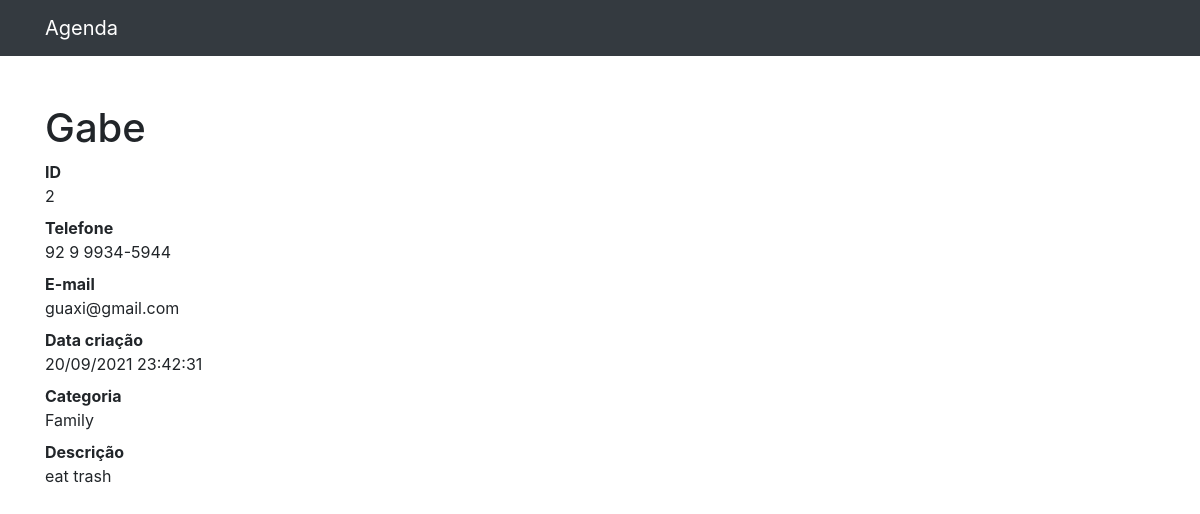
/2, run on the app's committed database.
### contatos/models.py (models this page shows, shortened)
class Contact(models.Model):
    name = models.CharField(max_length=255)
    surname = models.CharField(max_length=255, blank=True)
    phone = models.CharField(max_length=255)
    email = models.CharField(max_length=255, blank=True)
    create_date = models.DateTimeField(default=timezone.now())
    description = models.TextField(blank=True)
    category = models.ForeignKey(Category, on_delete=models.DO_NOTHING)
    show = models.BooleanField(default=True)

class Category(models.Model):
    name = models.CharField(max_length=255)
    def __str__(self):
        return self.name

### contatos/views.py (the view)
# urls.py: path('<int:contact_id>', views.search_contact, name="search_contact"),
def search_contact(request, contact_id):
    contact = get_object_or_404(Contact, id=contact_id)
    return render(request, 'contatos/search_contact.html', {
        'contact': contact
    })

### contatos/templates/contatos/search_contact.html (shortened to what this page needs)
{% load static %}
<!DOCTYPE html>
<html lang="pt">
<head>
  <link href="{% static 'vendor/bootstrap/css/bootstrap.min.css' %}" rel="stylesheet">
</head>
<body>
  <nav class="navbar navbar-expand-lg navbar-dark bg-dark static-top">
    <div class="container">
      <a class="navbar-brand" href="/">Agenda</a>
    </div>
  </nav>
  <div class="container">
    <div class="row">
      <div class="col-lg-12">
        <h1 class="mt-5">{{ contact.name }}</h1>
        <dl>
          <dt>ID</dt>
          <dd>{{ contact.id }}</dd>
          <dt>Telefone</dt>
          <dd>{{ contact.phone }}</dd>
          <dt>E-mail</dt>
          <dd>{{ contact.email }}</dd>
          <dt>Data criação</dt>
          <dd>{{ contact.create_date|date:'d/m/Y H:i:s' }}</dd>
          <dt>Categoria</dt>
          <dd>{{ contact.category }}</dd>
          <dt>Descrição</dt>
          <dd>
            {{ contact.description }}
          </dd>
        </dl>
      </div>
    </div>
  </div>
</body>
</html>

### data on the page
Contact: name "Gabe", id "2", phone "92 9 9934-5944", email "guaxi@gmail.com", create_date "20/09/2021 23:42:31", category "Family", description "eat trash"
